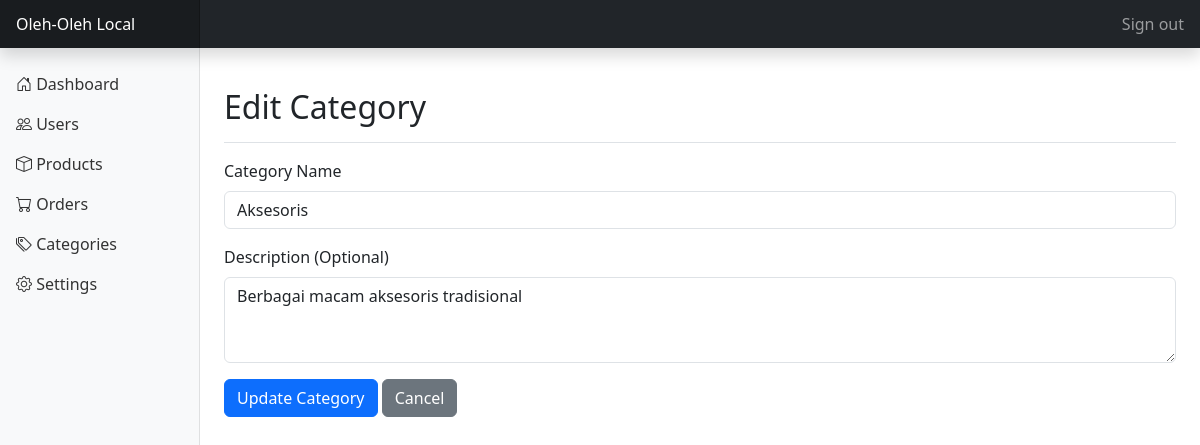
Screenshot of /admin/edit_category.php?id=5 (signed in) with the database file from the repository.
### tables this page shows
CREATE TABLE categories (
    id INT PRIMARY KEY AUTO_INCREMENT,
    name VARCHAR(100) NOT NULL,
    description TEXT,
    created_at TIMESTAMP DEFAULT CURRENT_TIMESTAMP
);

### classes/Category.php (called while the page is built, shortened)
<?php
class Category
{
    private $conn;
    private $table_name = "categories";
    public $id;
    public function __construct($db)
    {
        $this->conn = $db;
    }
    public function readOne()
    {
        $query = "SELECT * FROM " . $this->table_name . " WHERE id = ? LIMIT 0,1";
        $stmt = $this->conn->prepare($query);
        $stmt->bindParam(1, $this->id);
        $stmt->execute();
        $row = $stmt->fetch(PDO::FETCH_ASSOC);
        if ($row) {
            return $row;
        }
        return false;
    }
}

### admin/edit_category.php (the view, shortened to what this page needs)
<?php
include_once '../classes/Category.php';
$database = new Database();
$db = $database->getConnection();
$category = new Category($db);
$category->id = $_GET['id'];
$category_data = $category->readOne();
include_once '../includes/admin_header.php';
?>
<div class="container-fluid">
    <div class="row">
        <?php include_once '../includes/admin_sidebar.php'; ?>
        <main class="col-md-9 ms-sm-auto col-lg-10 px-md-4">
            <div
                class="d-flex justify-content-between flex-wrap flex-md-nowrap align-items-center pt-3 pb-2 mb-3 border-bottom">
                <h1 class="h2">Edit Category</h1>
            </div>
            <form action="<?php echo htmlspecialchars($_SERVER["PHP_SELF"] . "?id=" . $category->id); ?>" method="post">
                <div class="mb-3">
                    <label for="name" class="form-label">Category Name</label>
                    <input type="text" class="form-control" id="name" name="name"
                        value="<?php echo $category_data['name']; ?>" required>
                </div>
                <div class="mb-3">
                    <label for="description" class="form-label">Description (Optional)</label>
                    <textarea class="form-control" id="description" name="description"
                        rows="3"><?php echo $category_data['description']; ?></textarea>
                </div>
                <button type="submit" class="btn btn-primary">Update Category</button>
                <a href="categories.php" class="btn btn-secondary">Cancel</a>
            </form>
        </main>
    </div>
</div>
<?php include_once '../includes/admin_footer.php'; ?>

### assets/admin.css (style rules this page uses)
main { padding-top: 1.5rem; }

### rows the page displays
categories: name "Aksesoris", description "Berbagai macam aksesoris tradisional"
